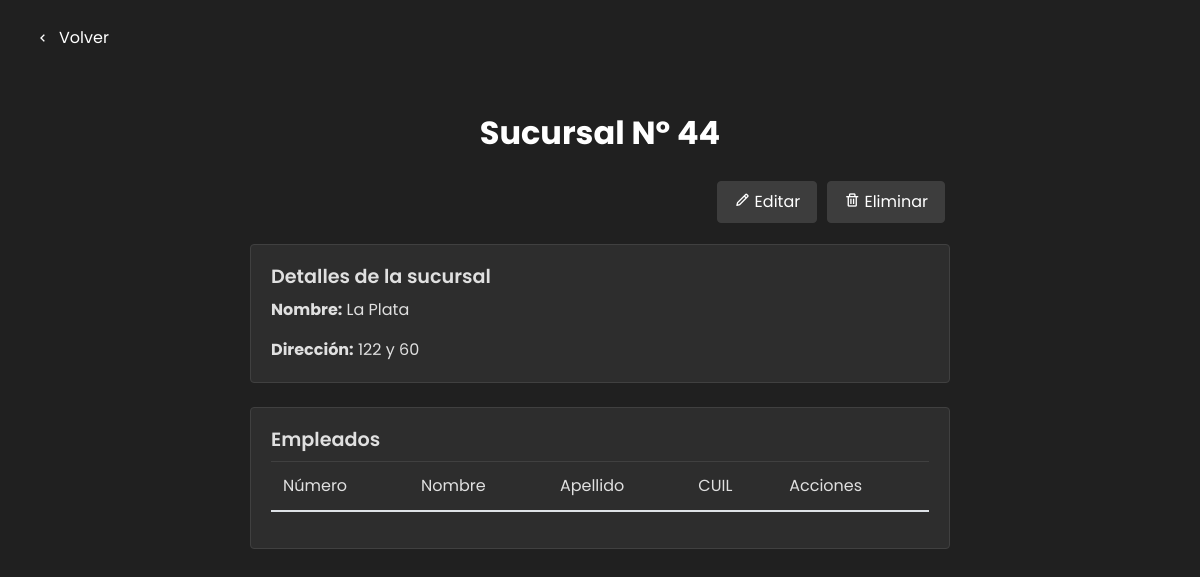
Before: /detalle-sucursal/44/ (signed in) with the older database file.
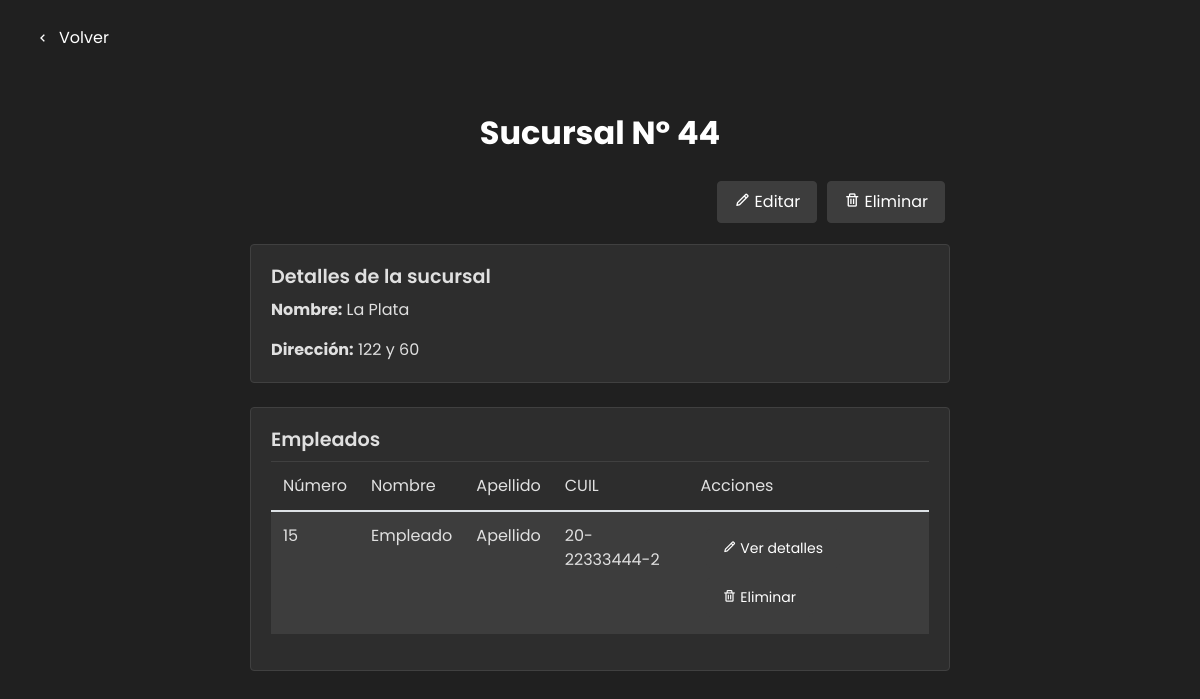
After: the same page with the newer database file.
### vista_usuario/models.py (models this page shows)
class User(AbstractUser):
    email = models.EmailField(blank=True,default="")
    dni = models.CharField(max_length=8)
    fecha_nacimiento = models.DateField()
    cuil = models.CharField(max_length=13,default="")
    sucursal = models.ForeignKey(Sucursal, on_delete=models.SET_NULL,default="", null=True)

### ferreplus/modulos/modulos_inicio_sesion.py (the view)
    def wrapper(request, *args, **kwargs):
        if not request.user.is_authenticated or not request.user.is_superuser:
            return HttpResponse("No tienes permiso para acceder a esta página.")
        return view_func(request, *args, **kwargs)

### ferreplus/modulos/modulos_inicio_sesion.py (called while the page is built)
def admin_required(view_func):
    def wrapper(request, *args, **kwargs):
        if not request.user.is_authenticated or not request.user.is_superuser:
            return HttpResponse("No tienes permiso para acceder a esta página.")
        return view_func(request, *args, **kwargs)
    return wrapper

### vista_administrador/views.py (called while the page is built)
@login_required
@admin_required
def detalle_sucursal(request, sucursal_id):
    a_ver = Sucursal.objects.get(id=sucursal_id)
    empleados_de_sucursal = User.objects.filter(
        is_staff=1).filter(sucursal_id=sucursal_id)
    return render(request, os.path.join(TEMPLATE_DIR, 'detalle_sucursal.html'), {'sucursal': a_ver, 'empleados': empleados_de_sucursal})

### vista_usuario/middelwares/middelware.py (called while the page is built)
    def __call__(self, request):
        response = self.get_response(request)
        if request.path == reverse('cerrar_sesion') and request.user.is_authenticated:
            return redirect('inicio')  # Redirige a la página de inicio después de cerrar sesión
        return response

### templates/vista_administrador/detalle_sucursal.html (shortened to what this page needs)
<!DOCTYPE html>
<html lang="es">
<head>
    <link href="https://stackpath.bootstrapcdn.com/bootstrap/4.5.2/css/bootstrap.min.css" rel="stylesheet">
    <link href="https://cdn.jsdelivr.net/npm/bootstrap-icons@1.10.3/font/bootstrap-icons.css" rel="stylesheet">
    <link href='https://unpkg.com/boxicons@2.1.4/css/boxicons.min.css' rel='stylesheet'>
    {% load static %}
    <link rel="stylesheet" type="text/css" href="{% static 'css/ver_sucursales.css' %}">
</head>
<body>
    <div class="custom-container">
        <button id="BotonVolver" class="btn btn-secondary">
          <a href="{% url 'ver-sucursales' %}">
            <i class='bx bx-chevron-left'>
              <span>Volver</span>
            </i>
          </a>
        </button>
    </div>
    <div class="container">
        <div class="mb-3 text-center">
            <h1>Sucursal Nº {{ sucursal.id }}</h1>
        </div>
        <div class="d-flex justify-content-end mb-3">
            <a href="{% url 'editar-sucursal' sucursal.id %}" class="btn btn-primary me-2">
                <i class="bx bx-pencil"></i> Editar
            </a>
            <button class="btn btn-danger" onclick="confirmarEliminacionSucursal('{{ sucursal.id }}')">
                <i class="bx bx-trash"></i> Eliminar
            </button>
        </div>
        <div class="card mb-4">
            <div class="card-body">
                <h5 class="card-title">Detalles de la sucursal</h5>
                <p class="card-text"><strong>Nombre:</strong> {{ sucursal.nombre }}</p>
                <p class="card-text"><strong>Dirección:</strong> {{ sucursal.direccion }}</p>
            </div>
        </div>
        <div class="card">
            <div class="card-body">
                <h5 class="card-title">Empleados</h5>
                <div class="table-responsive">
                    <table class="table table-striped table-hover">
                        <thead>
                            <tr>
                                <th scope="col">Número</th>
                                <th scope="col">Nombre</th>
                                <th scope="col">Apellido</th>
                                <th scope="col">CUIL</th>
                                <th scope="col">Acciones</th>
                            </tr>
                        </thead>
                        <tbody>
                            {% for empleado in empleados %}
                                <tr>
                                    <td>{{ empleado.id }}</td>
                                    <td>{{ empleado.first_name }}</td>
                                    <td>{{ empleado.last_name }}</td>
                                    <td>{{ empleado.cuil }}</td>
                                    <td>
                                        <a href="#" class="btn btn-sm btn-primary">
                                            <i class="bx bx-pencil"></i> Ver detalles
                                        </a>
                                        <button class="btn btn-sm btn-danger" onclick="confirmarEliminacionEmpleado('{{ empleado.id }}')">
                                            <i class="bx bx-trash"></i> Eliminar
                                        </button>
                                    </td>
                                </tr>
                            {% endfor %}
                        </tbody>
                    </table>
                </div>
            </div>
        </div>
    </div>
</body>
</html>

Changed rows visible on the page:
added User: id "15", first_name "Empleado", last_name "Apellido", cuil "20-22333444-2"
